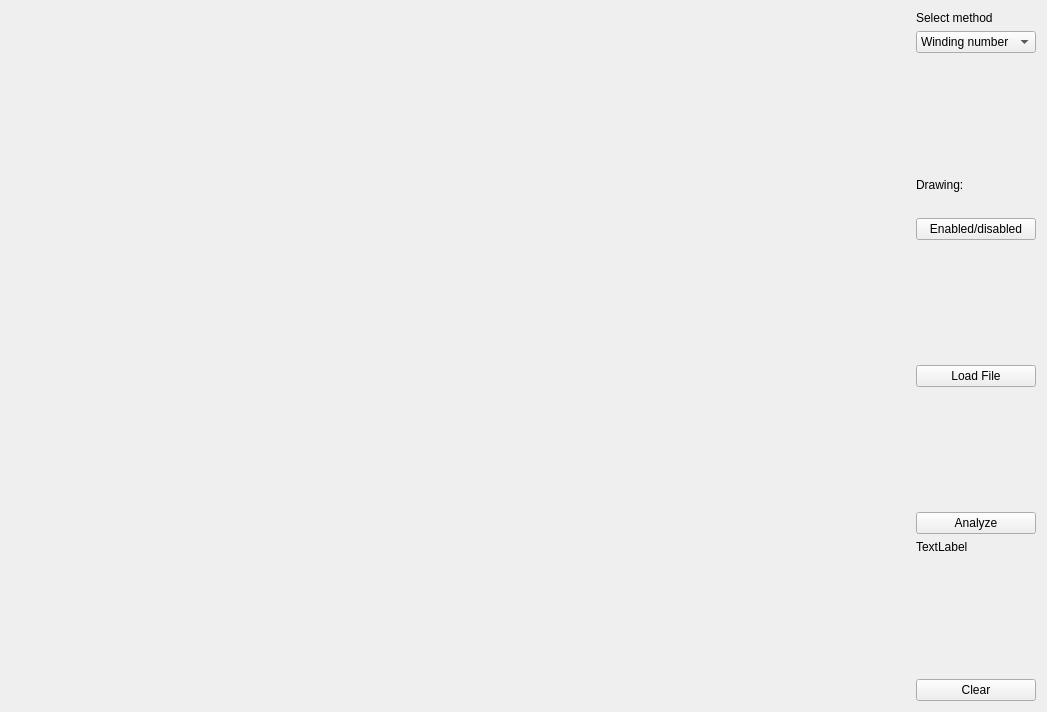
<?xml version="1.0" encoding="UTF-8"?>
<ui version="4.0">
 <class>Widget</class>
 <widget class="QWidget" name="Widget">
  <property name="geometry">
   <rect>
    <x>0</x>
    <y>0</y>
    <width>1047</width>
    <height>712</height>
   </rect>
  </property>
  <property name="windowTitle">
   <string>Point in Polygon</string>
  </property>
  <layout class="QHBoxLayout" name="horizontalLayout">
   <item>
    <widget class="Draw" name="Canvas" native="true">
     <property name="sizePolicy">
      <sizepolicy hsizetype="Preferred" vsizetype="Preferred">
       <horstretch>1</horstretch>
       <verstretch>1</verstretch>
      </sizepolicy>
     </property>
    </widget>
   </item>
   <item>
    <layout class="QVBoxLayout" name="verticalLayout">
     <item>
      <widget class="QLabel" name="label_2">
       <property name="text">
        <string>Select method</string>
       </property>
      </widget>
     </item>
     <item>
      <widget class="QComboBox" name="methodcomboBox">
       <item>
        <property name="text">
         <string>Winding number</string>
        </property>
       </item>
       <item>
        <property name="text">
         <string>Ray crossing</string>
        </property>
       </item>
      </widget>
     </item>
     <item>
      <spacer name="verticalSpacer_3">
       <property name="orientation">
        <enum>Qt::Vertical</enum>
       </property>
       <property name="sizeHint" stdset="0">
        <size>
         <width>20</width>
         <height>40</height>
        </size>
       </property>
      </spacer>
     </item>
     <item>
      <widget class="QLabel" name="label_3">
       <property name="text">
        <string>Drawing:</string>
       </property>
      </widget>
     </item>
     <item>
      <widget class="QLabel" name="label_draw">
       <property name="text">
        <string/>
       </property>
      </widget>
     </item>
     <item>
      <widget class="QPushButton" name="pushButton">
       <property name="text">
        <string>Enabled/disabled</string>
       </property>
      </widget>
     </item>
     <item>
      <spacer name="verticalSpacer_4">
       <property name="orientation">
        <enum>Qt::Vertical</enum>
       </property>
       <property name="sizeHint" stdset="0">
        <size>
         <width>20</width>
         <height>40</height>
        </size>
       </property>
      </spacer>
     </item>
     <item>
      <widget class="QPushButton" name="pushButtonLoadFile">
       <property name="text">
        <string>Load File</string>
       </property>
      </widget>
     </item>
     <item>
      <spacer name="verticalSpacer_2">
       <property name="orientation">
        <enum>Qt::Vertical</enum>
       </property>
       <property name="sizeHint" stdset="0">
        <size>
         <width>20</width>
         <height>100</height>
        </size>
       </property>
      </spacer>
     </item>
     <item>
      <widget class="QPushButton" name="pushButtonAnalyze">
       <property name="text">
        <string>Analyze</string>
       </property>
      </widget>
     </item>
     <item>
      <widget class="QLabel" name="label">
       <property name="text">
        <string>TextLabel</string>
       </property>
      </widget>
     </item>
     <item>
      <spacer name="verticalSpacer">
       <property name="orientation">
        <enum>Qt::Vertical</enum>
       </property>
       <property name="sizeHint" stdset="0">
        <size>
         <width>20</width>
         <height>40</height>
        </size>
       </property>
      </spacer>
     </item>
     <item>
      <widget class="QPushButton" name="pushButtonClear">
       <property name="text">
        <string>Clear</string>
       </property>
      </widget>
     </item>
    </layout>
   </item>
  </layout>
 </widget>
 <customwidgets>
  <customwidget>
   <class>Draw</class>
   <extends>QWidget</extends>
   <header>draw.h</header>
   <container>1</container>
  </customwidget>
 </customwidgets>
 <resources/>
 <connections/>
</ui>
